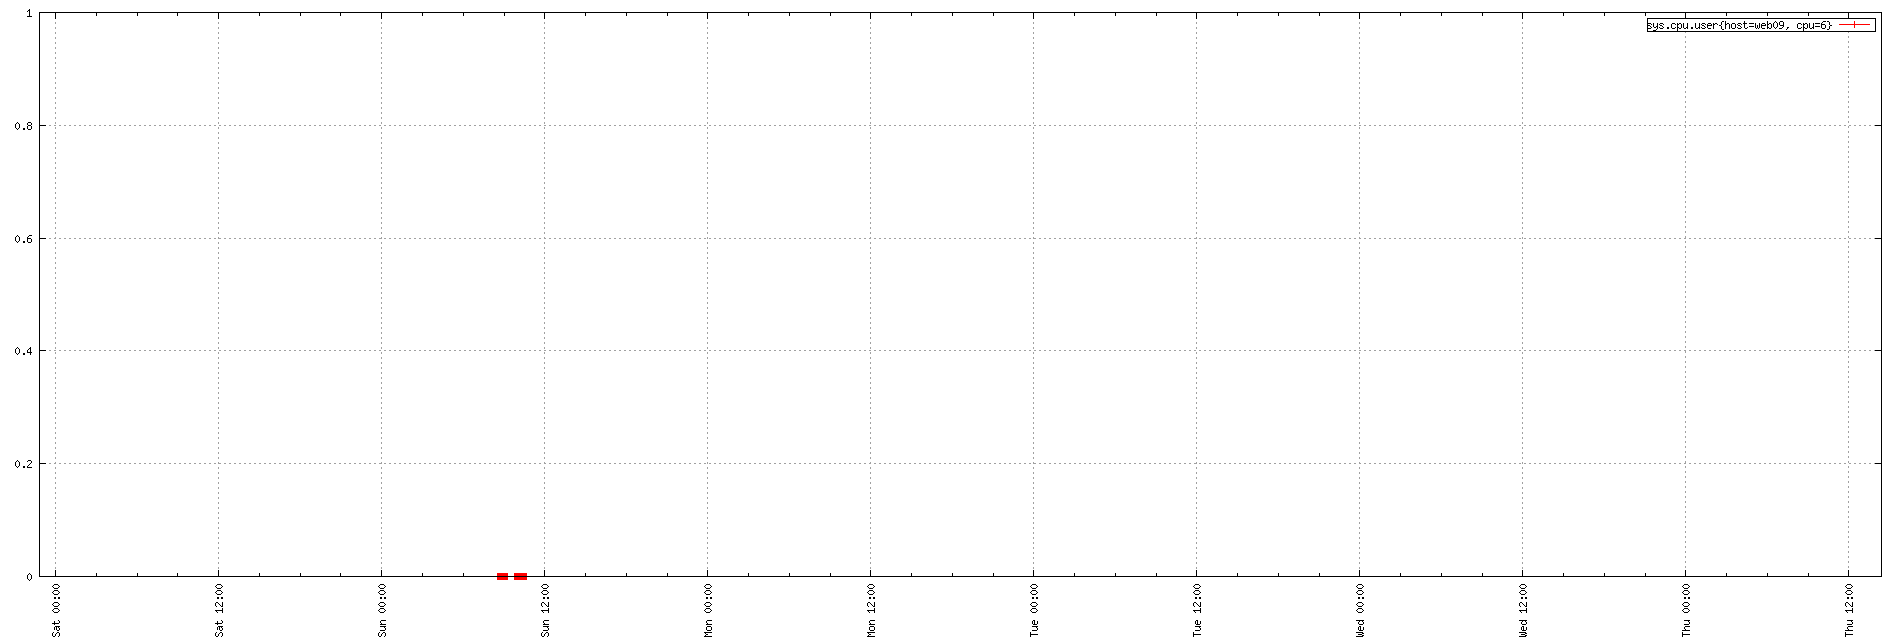

This figure's gnuplot source:
set term png small size 1900,644
set xdata time
set timefmt "%s"
if (GPVAL_VERSION < 4.6) set xtics rotate; else set xtics rotate right
set output "${TMPDIR-'tmp'}/tsd/f2085652.png"
set xrange ["1673650109":"1674138231"]
set format x "%a %H:%M"
set grid
set style data linespoint
set key right box
set yrange [0:]
plot  "${TMPDIR-'tmp'}/tsd/f2085652_0.dat" using 1:2 title "sys.cpu.user{host=web09, cpu=6}"
